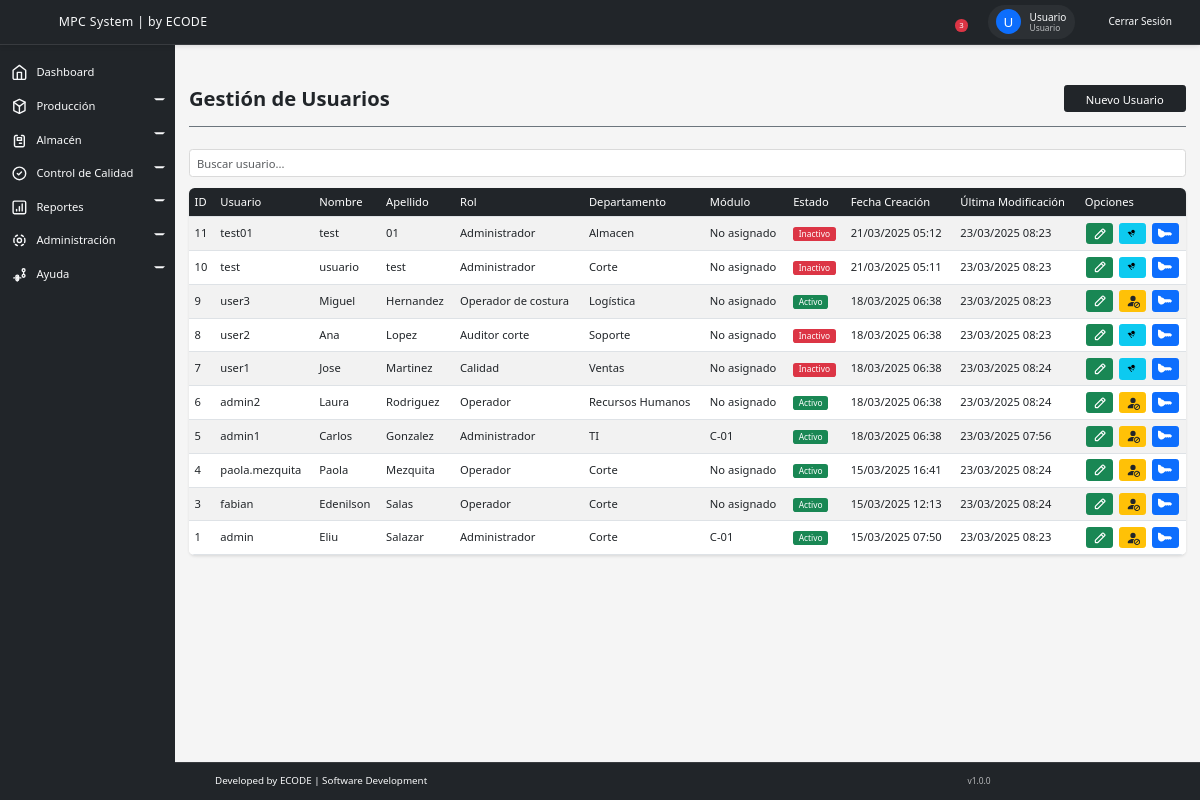
Page /views/usuarios.php (signed in) on the earlier database version.
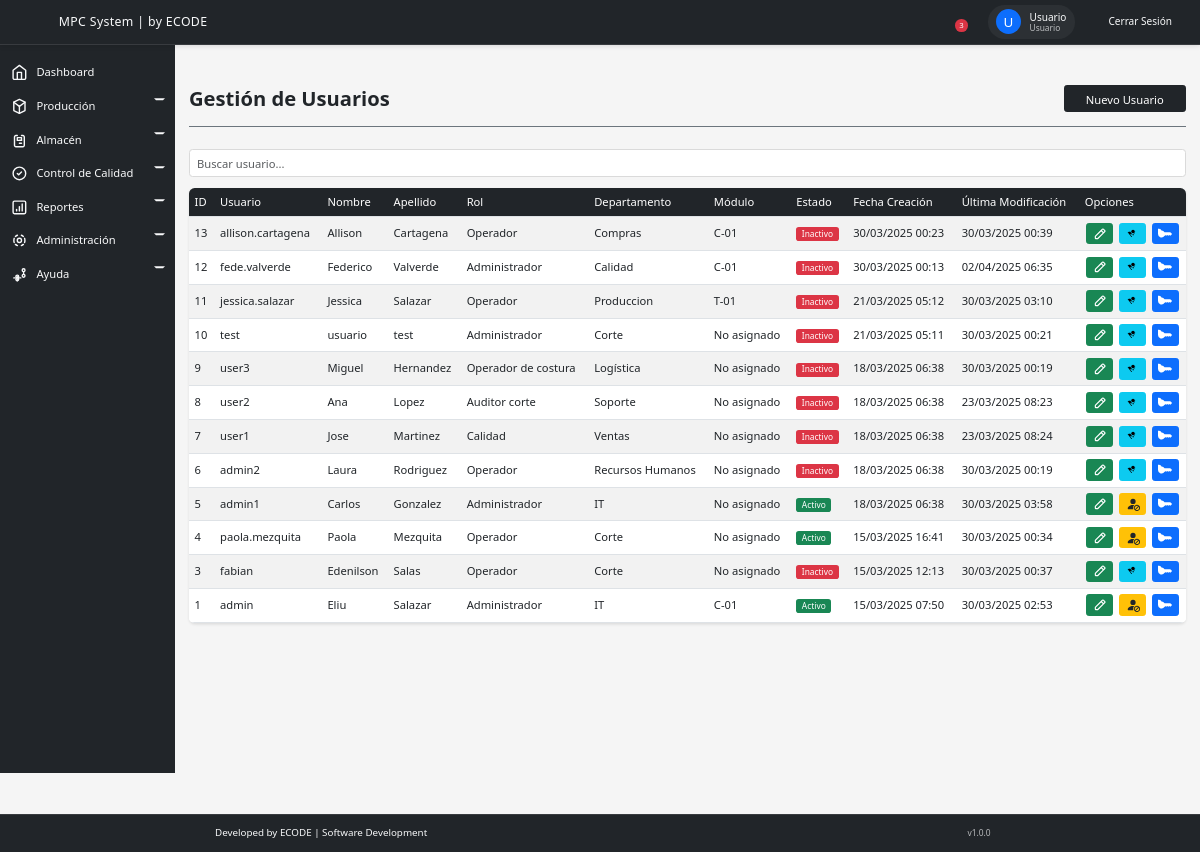
Same page on the later database version.
### tables this page shows
CREATE TABLE `usuarios` (
  `id` int(11) NOT NULL,
  `usuario_alias` varchar(25) NOT NULL,
  `usuario_nombre` varchar(25) NOT NULL,
  `usuario_apellido` varchar(25) NOT NULL,
  `usuario_password` varchar(255) NOT NULL,
  `usuario_rol_id` int(11) NOT NULL,
  `usuario_departamento` varchar(25) DEFAULT NULL,
  `estado` enum('Activo','Inactivo') DEFAULT 'Activo',
  `usuario_creacion` timestamp NOT NULL DEFAULT current_timestamp(),
  `usuario_modificacion` timestamp NOT NULL DEFAULT current_timestamp() ON UPDATE current_timestamp(),
  `usuario_modulo_id` int(11) DEFAULT NULL
);

CREATE TABLE `roles` (
  `id` int(11) NOT NULL,
  `rol_nombre` varchar(25) NOT NULL,
  `rol_descripcion` text DEFAULT NULL,
  `estado` enum('Activo','Inactivo') DEFAULT 'Activo'
);

CREATE TABLE `modulos` (
  `id` int(11) NOT NULL,
  `modulo_codigo` varchar(10) NOT NULL COMMENT 'Código del módulo (ej: C-01, T-01)',
  `modulo_tipo` enum('Costura','Corte') NOT NULL COMMENT 'Tipo de módulo',
  `modulo_descripcion` text DEFAULT NULL COMMENT 'Descripción o notas sobre el módulo',
  `modulo_estado` enum('Activo','Inactivo') NOT NULL DEFAULT 'Activo',
  `modulo_creacion` timestamp NOT NULL DEFAULT current_timestamp(),
  `modulo_modificacion` timestamp NOT NULL DEFAULT current_timestamp() ON UPDATE current_timestamp()
);

### models/Usuario.php (called while the page is built, shortened)
<?php
class Usuario {
    private $conn;
    private $table_name = "usuarios";
    public function __construct() {
        require_once __DIR__ . '/../config/Database.php';
        $database = new Database();
        $this->conn = $database->getConnection();
    }
    public function getAll() {
        $query = "SELECT
                    u.id,
                    u.usuario_alias as usuario_alias,
                    u.usuario_nombre,
                    u.usuario_apellido,
                    u.usuario_departamento,
                    u.usuario_rol_id,
                    u.usuario_modulo_id,
                    r.rol_nombre,
                    m.modulo_codigo,
                    u.estado,
                    u.usuario_creacion,
                    u.usuario_modificacion
                FROM " . $this->table_name . " u
                LEFT JOIN roles r ON u.usuario_rol_id = r.id
                LEFT JOIN modulos m ON u.usuario_modulo_id = m.id
                ORDER BY u.id DESC";
        $stmt = $this->conn->prepare($query);
        $stmt->execute();
        return $stmt->fetchAll(PDO::FETCH_ASSOC);
    }
}
?>

### config/database.php (called while the page is built, shortened)
<?php
class Database {
    private $host = "localhost";
    private $database_name = "minlex_elsalvador";
    private $username = "root";
    private $password = "";
    private $port = 3306;
    public function getConnection() {
        $this->conn = null;
        try {
            try {
                $this->conn = new PDO(
                    "mysql:unix_socket=/opt/lampp/var/mysql/mysql.sock;dbname=" . $this->database_name,
                    $this->username,
                    $this->password
                );
            } catch (PDOException $e) {
                $this->conn = new PDO(
                    "mysql:host=" . $this->host . ";port=" . $this->port . ";dbname=" . $this->database_name,
                    $this->username,
                    $this->password
                );
            }
            $this->conn->setAttribute(PDO::ATTR_ERRMODE, PDO::ERRMODE_EXCEPTION);
            $this->conn->setAttribute(PDO::ATTR_DEFAULT_FETCH_MODE, PDO::FETCH_ASSOC);
            $this->conn->exec("SET NAMES utf8");
            return $this->conn;
        } catch (PDOException $exception) {
            error_log("Error de conexión a la base de datos: " . $exception->getMessage());
            throw new Exception("Error de conexión a la base de datos. Por favor verifica que XAMPP esté corriendo.");
        }
    }
}
?>

### controllers/UsuarioController.php (called while the page is built, shortened)
<?php
require_once __DIR__ . '/../models/Usuario.php';
class UsuarioController {
    private $usuario;
    public function __construct() {
        $this->usuario = new Usuario();
    }
    public function getUsuarios() {
        try {
            return $this->usuario->getAll();
        } catch (Exception $e) {
            error_log("Error al obtener usuarios: " . $e->getMessage());
            return null;
        }
    }
}

### views/usuarios.php (the view, shortened to what the changed rows need)
<?php
require_once '../controllers/UsuarioController.php';
$usuarioController = new UsuarioController();
$usuarios = $usuarioController->getUsuarios();
?>
<!DOCTYPE html>
<html lang="es">
<head>
    <link href="https://cdn.jsdelivr.net/npm/bootstrap@5.3.0/dist/css/bootstrap.min.css" rel="stylesheet">
    <link rel="stylesheet" href="../css/style_main.css">
</head>
<body>
    <?php include '../components/menu_lateral.php'; ?>
    <main>
        <div style="width: 100%;" class="border-bottom border-secondary titulo-vista">
            <h1><strong>Gestión de Usuarios</strong></h1><br>
        </div>
        <div class="table table-responsive">
            <table class="table table-striped table-hover" style="width: 100%;">
                <thead>
                    <tr>
                        <th>ID</th>
                        <th>Usuario</th>
                        <th>Nombre</th>
                        <th>Apellido</th>
                        <th>Rol</th>
                        <th>Departamento</th>
                        <th>Módulo</th>
                        <th>Estado</th>
                        <th>Fecha Creación</th>
                        <th>Última Modificación</th>
                        <th>Opciones</th>
                    </tr>
                </thead>
                <tbody>
                    <?php foreach ($usuarios as $usuario): ?>
                    <tr>
                        <td><?php echo htmlspecialchars($usuario['id']); ?></td>
                        <td><?php echo htmlspecialchars($usuario['usuario_alias']); ?></td>
                        <td><?php echo htmlspecialchars($usuario['usuario_nombre']); ?></td>
                        <td><?php echo htmlspecialchars($usuario['usuario_apellido']); ?></td>
                        <td><?php echo htmlspecialchars($usuario['rol_nombre']); ?></td>
                        <td><?php echo htmlspecialchars($usuario['usuario_departamento']); ?></td>
                        <td><?php echo htmlspecialchars($usuario['modulo_codigo'] ?? 'No asignado'); ?></td>
                        <td>
                            <span class="badge <?php echo $usuario['estado'] === 'Activo' ? 'bg-success' : 'bg-danger'; ?>">
                                <?php echo htmlspecialchars($usuario['estado']); ?>
                            </span>
                        </td>
                        <td><?php echo date('d/m/Y H:i', strtotime($usuario['usuario_creacion'])); ?></td>
                        <td><?php echo date('d/m/Y H:i', strtotime($usuario['usuario_modificacion'])); ?></td>
                        <td>
                            <button type="button" class="btn btn-success edit-user"
                                    data-id="<?php echo $usuario['id']; ?>"
                                    data-alias="<?php echo htmlspecialchars($usuario['usuario_alias']); ?>"
                                    data-nombre="<?php echo htmlspecialchars($usuario['usuario_nombre']); ?>"
                                    data-apellido="<?php echo htmlspecialchars($usuario['usuario_apellido']); ?>"
                                    data-rol="<?php echo htmlspecialchars($usuario['usuario_rol_id']); ?>"
                                    data-estado="<?php echo htmlspecialchars($usuario['estado']); ?>"
                                    data-departamento="<?php echo htmlspecialchars($usuario['usuario_departamento']); ?>"
                                    data-ultima-modificacion="<?php echo date('d/m/Y H:i', strtotime($usuario['usuario_modificacion'])); ?>"
                                    data-bs-toggle="modal" data-bs-target="#editUserModal">
                            </button>
                            <button type="button" class="btn <?php echo $usuario['estado'] === 'Activo' ? 'btn-warning' : 'btn-info'; ?> toggle-status"
                                    data-id="<?php echo $usuario['id']; ?>"
                                    data-nombre="<?php echo htmlspecialchars($usuario['usuario_nombre'] . ' ' . $usuario['usuario_apellido']); ?>"
                                    data-estado="<?php echo htmlspecialchars($usuario['estado']); ?>"
                                    data-departamento="<?php echo htmlspecialchars($usuario['usuario_departamento']); ?>">
                            </button>
                            <button type="button" class="btn btn-primary change-password"
                                    data-id="<?php echo $usuario['id']; ?>"
                                    data-nombre="<?php echo htmlspecialchars($usuario['usuario_nombre'] . ' ' . $usuario['usuario_apellido']); ?>"
                                    data-bs-toggle="modal" data-bs-target="#changePasswordModal">
                            </button>
                        </td>
                    </tr>
                    <?php endforeach; ?>
                </tbody>
            </table>
        </div>
    </main>
</body>
</html>

Differences in the rows shown:
added usuarios: id "13", usuario_alias "allison.cartagena", usuario_nombre "Allison", usuario_apellido "Cartagena", usuario_rol.rol_nombre "Operador", usuario_departamento "Compras", usuario_modulo.modulo_codigo "C-01", estado "Inactivo", usuario_creacion "30/03/2025 00:23", usuario_modificacion "30/03/2025 00:39"
added usuarios: id "12", usuario_alias "fede.valverde", usuario_nombre "Federico", usuario_apellido "Valverde", usuario_rol.rol_nombre "Administrador", usuario_departamento "Calidad", usuario_modulo.modulo_codigo "C-01", estado "Inactivo", usuario_creacion "30/03/2025 00:13", usuario_modificacion "02/04/2025 06:35"
changed usuarios id 11: usuario_alias "test01" → "jessica.salazar"; usuario_nombre "test" → "Jessica"; usuario_apellido "01" → "Salazar"; usuario_rol.rol_nombre "Administrador" → "Operador"; usuario_departamento "Almacen" → "Produccion"; usuario_modulo.modulo_codigo "No asignado" → "T-01"; usuario_modificacion "23/03/2025 08:23" → "30/03/2025 03:10"
changed usuarios "test": usuario_modificacion "23/03/2025 08:23" → "30/03/2025 00:21"
changed usuarios "user3": estado "Activo" → "Inactivo"; usuario_modificacion "23/03/2025 08:23" → "30/03/2025 00:19"
changed usuarios "admin2": estado "Activo" → "Inactivo"; usuario_modificacion "23/03/2025 08:24" → "30/03/2025 00:19"
changed usuarios "admin1": usuario_departamento "TI" → "IT"; usuario_modulo.modulo_codigo "C-01" → "No asignado"; usuario_modificacion "23/03/2025 07:56" → "30/03/2025 03:58"
changed usuarios "paola.mezquita": usuario_modificacion "23/03/2025 08:24" → "30/03/2025 00:34"
changed usuarios "fabian": estado "Activo" → "Inactivo"; usuario_modificacion "23/03/2025 08:24" → "30/03/2025 00:37"
changed usuarios "admin": usuario_departamento "Corte" → "IT"; usuario_modificacion "23/03/2025 08:23" → "30/03/2025 02:53"
